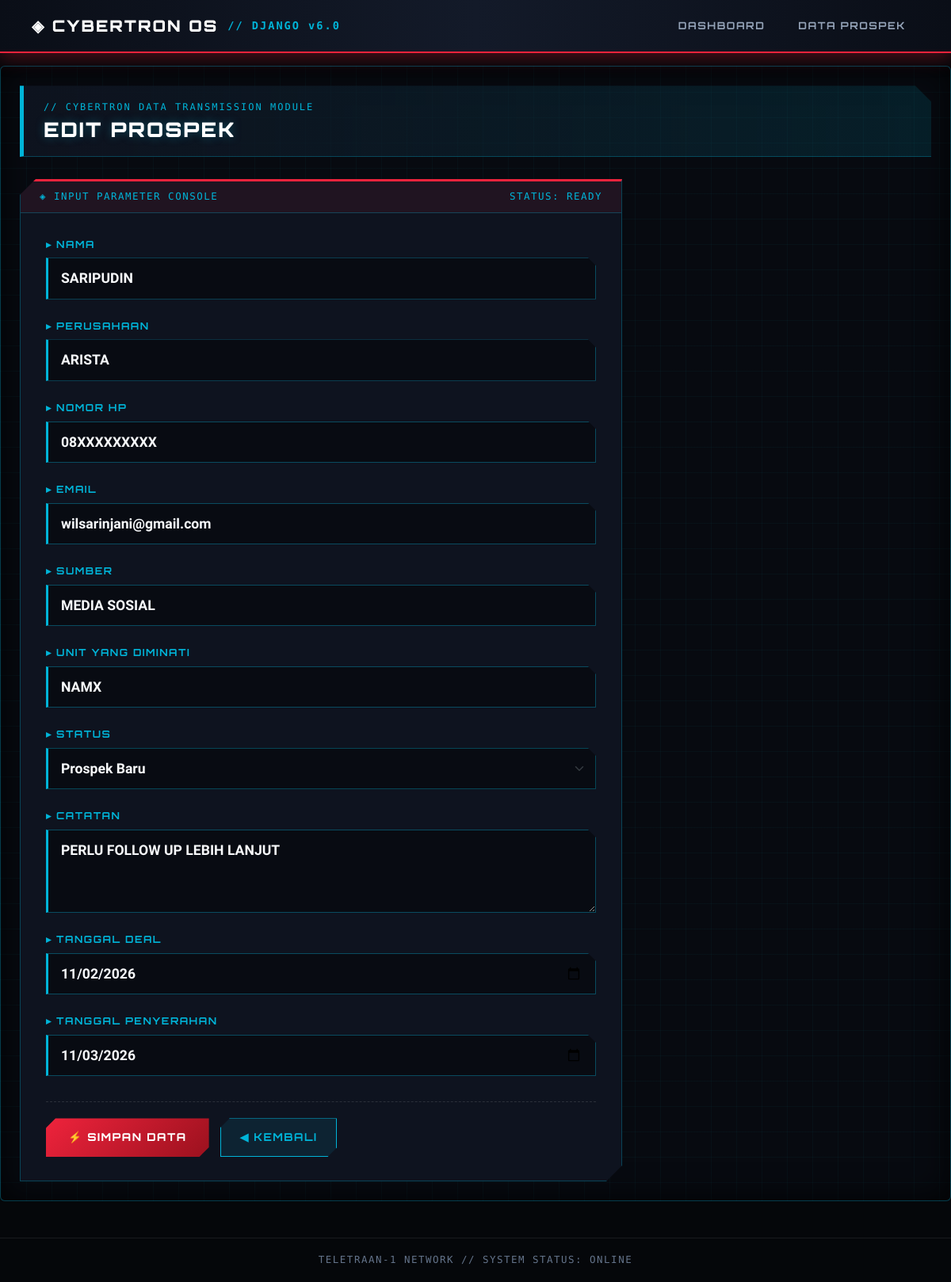
Page /prospek/edit/1/ on the committed database.
### prospek/models.py (models this page shows, shortened)
class Prospek(models.Model):
    STATUS_CHOICES = [
        ('Baru', 'Prospek Baru'),
        ('Dihubungi', 'Sudah Dihubungi'),
        ('Follow Up', 'Follow Up'),
        ('Potensial', 'Potensial'),
        ('Negosiasi', 'Negosiasi'),
        ('Deal', 'Deal'),
        ('Unit Diproses', 'Unit Diproses'),
        ('Diserahkan', 'Unit Diserahkan'),
        ('Tidak Berhasil', 'Tidak Berhasil'),
    ]
    nama = models.CharField(max_length=150)
    perusahaan = models.CharField(max_length=150, blank=True)
    nomor_hp = models.CharField(max_length=20, blank=True)
    email = models.EmailField(blank=True)
    sumber = models.CharField(max_length=100, blank=True)
    unit_diminati = models.CharField(
        max_length=150,
        blank=True,
        verbose_name='Unit yang diminati'
    )
    status = models.CharField(
        max_length=30,
        choices=STATUS_CHOICES,
        default='Baru'
    )
    catatan = models.TextField(blank=True)
    tanggal_deal = models.DateField(
        null=True,
        blank=True
    )
    tanggal_penyerahan = models.DateField(
        null=True,
        blank=True
    )
    created_at = models.DateTimeField(auto_now_add=True)
    updated_at = models.DateTimeField(auto_now=True)
    class Meta:
        ordering = ['-created_at']

### prospek/views.py (the view)
# urls.py: path('edit/<int:id>/', views.edit, name='edit'),
def edit(request, id):
    prospek = get_object_or_404(Prospek, id=id)
    form = ProspekForm(request.POST or None, instance=prospek)
    if request.method == 'POST' and form.is_valid():
        form.save()
        messages.success(request, 'Data prospek berhasil diperbarui.')
        return redirect('prospek:detail', id=prospek.id)
    return render(request, 'prospek/form.html', {
        'form': form,
        'judul': 'Edit Prospek'
    })

### templates/prospek/form.html (shortened to what this page needs)
{% extends 'base.html' %}
{% block content %}
<div class="container-fluid py-4 px-4 cyber-form-wrapper">
    <div class="cyber-form-header">
        <span class="cyber-tag">// CYBERTRON DATA TRANSMISSION MODULE</span>
        <h3>{{ judul }}</h3>
    </div>
    <div class="cyber-form-card">
        <div class="cyber-card-topbar">
            <span>◈ INPUT PARAMETER CONSOLE</span>
            <span>STATUS: READY</span>
        </div>
        <div class="cyber-form-body">
            <form method="POST">
                {% for field in form %}
                    <div class="mb-4 cyber-field-group">
                        <label class="cyber-label" for="{{ field.id_for_label }}">
                            ▸ {{ field.label }}
                        </label>
                        {{ field }}
                    </div>
                {% endfor %}
                <div class="cyber-form-actions">
                    <button type="submit" class="btn-cyber-save">
                        ⚡ Simpan Data
                    </button>
                    <a href="{% url 'prospek:index' %}" class="btn-cyber-back">
                        ◀ Kembali
                    </a>
                </div>
            </form>
        </div>
    </div>
</div>
{% endblock %}

### templates/base.html (style rules this page uses)
body { background-color: #05070a; color: #f8fafc; font-family: 'Rajdhani', sans-serif; min-height: 100vh; margin: 0; }

### templates/prospek/form.html (style rules this page uses)
.cyber-form-wrapper { --cb-primary: #ef233c; --cb-secondary: #00b4d8; --cb-bg-dark: #070a10; --cb-panel: #0e131f; --cb-input-bg: #080b12; --cb-border: rgba(0, 180, 216, 0.3); --cb-glow: rgba(239, 35, 60, 0.45); --cb-glow-cyan: rgba(0, 180, 216, 0.35); background-color: var(--cb-bg-dark); background-image: linear-gradient(rgba(0, 180, 216, 0.04) 1px, transparent 1px), linear-gradient(90deg, rgba(0, 180, 216, 0.04) 1px, transparent 1px); background-size: 32px 32px; color: #f1f5f9; font-family: 'Rajdhani', sans-serif; min-height: 85vh; border-radius: 6px; border: 1px solid var(--cb-border); box-shadow: inset 0 0 40px rgba(0, 0, 0, 0.85); }
.cyber-form-header { background: linear-gradient(90deg, rgba(14, 19, 31, 0.95), rgba(0, 180, 216, 0.12)); border-left: 5px solid var(--cb-secondary); border-bottom: 1px solid var(--cb-border); padding: 18px 25px; margin-bottom: 28px; clip-path: polygon(0 0, calc(100% - 20px) 0, 100% 20px, 100% 100%, 0 100%); }
.cyber-tag { font-family: 'Share Tech Mono', monospace; font-size: 0.75rem; color: var(--cb-secondary); letter-spacing: 2px; display: block; margin-bottom: 4px; }
.cyber-form-header h3 { font-family: 'Orbitron', sans-serif; font-weight: 900; font-size: 1.6rem; letter-spacing: 2px; text-transform: uppercase; margin: 0; color: #ffffff; text-shadow: 0 0 12px var(--cb-glow-cyan); }
.cyber-form-card { background: var(--cb-panel); border: 1px solid var(--cb-border); border-top: 3px solid var(--cb-primary); max-width: 760px; clip-path: polygon(20px 0, 100% 0, 100% calc(100% - 20px), calc(100% - 20px) 100%, 0 100%, 0 20px); box-shadow: 0 15px 35px rgba(0, 0, 0, 0.65); overflow: hidden; }
.cyber-card-topbar { background: rgba(239, 35, 60, 0.08); padding: 10px 24px; border-bottom: 1px solid var(--cb-border); display: flex; justify-content: space-between; align-items: center; font-family: 'Share Tech Mono', monospace; font-size: 0.78rem; color: var(--cb-secondary); letter-spacing: 1.5px; }
.cyber-form-body { padding: 30px 32px; }
.cyber-label { font-family: 'Orbitron', sans-serif; font-size: 0.78rem; font-weight: 700; letter-spacing: 1.5px; text-transform: uppercase; color: var(--cb-secondary); margin-bottom: 8px; display: block; }
.cyber-field-group input[type="text"], .cyber-field-group input[type="email"], .cyber-field-group input[type="number"], .cyber-field-group input[type="tel"], .cyber-field-group input[type="url"], .cyber-field-group input[type="date"], .cyber-field-group select, .cyber-field-group textarea { width: 100%; background-color: var(--cb-input-bg) !important; color: #f8fafc !important; font-family: 'Rajdhani', sans-serif; font-size: 1.1rem; font-weight: 600; padding: 12px 16px; border: 1px solid rgba(0, 180, 216, 0.35) !important; border-left: 3px solid var(--cb-secondary) !important; border-radius: 0 !important; clip-path: polygon(0 0, calc(100% - 10px) 0, 100% 10px, 100% 100%, 0 100%); transition: all 0.25s ease; outline: none; }
.cyber-field-group select option { background-color: #0e131f; color: #f8fafc; }
.cyber-form-actions { margin-top: 32px; padding-top: 20px; border-top: 1px dashed rgba(255, 255, 255, 0.12); display: flex; gap: 14px; flex-wrap: wrap; }
.btn-cyber-save { font-family: 'Orbitron', sans-serif; font-size: 0.85rem; font-weight: 800; letter-spacing: 1.5px; text-transform: uppercase; padding: 13px 28px; background: linear-gradient(135deg, var(--cb-primary), #9b111e); color: #ffffff; border: none; cursor: pointer; clip-path: polygon(12px 0, 100% 0, 100% calc(100% - 12px), calc(100% - 12px) 100%, 0 100%, 0 12px); box-shadow: 0 0 18px var(--cb-glow); transition: all 0.25s ease; }
.btn-cyber-back { font-family: 'Orbitron', sans-serif; font-size: 0.85rem; font-weight: 700; letter-spacing: 1.5px; text-transform: uppercase; padding: 13px 24px; background: rgba(0, 180, 216, 0.1); color: var(--cb-secondary) !important; border: 1px solid var(--cb-secondary); text-decoration: none; clip-path: polygon(12px 0, 100% 0, 100% calc(100% - 12px), calc(100% - 12px) 100%, 0 100%, 0 12px); transition: all 0.25s ease; display: inline-flex; align-items: center; }

### rows in the picture
Prospek: form "SARIPUDIN" "ARISTA" "08XXXXXXXXX" "wilsarinjani@gmail.com" "MEDIA SOSIAL" "NAMX" "Prospek Baru" "PERLU FOLLOW UP LEBIH LANJUT" "11/02/2026" "11/03/2026"

### other values in the picture
{{ judul }} "EDIT PROSPEK"
{{ field.label }} "NAMA" "PERUSAHAAN" "NOMOR HP" "EMAIL" "SUMBER" "UNIT YANG DIMINATI" "STATUS" "CATATAN" "TANGGAL DEAL" "TANGGAL PENYERAHAN"
